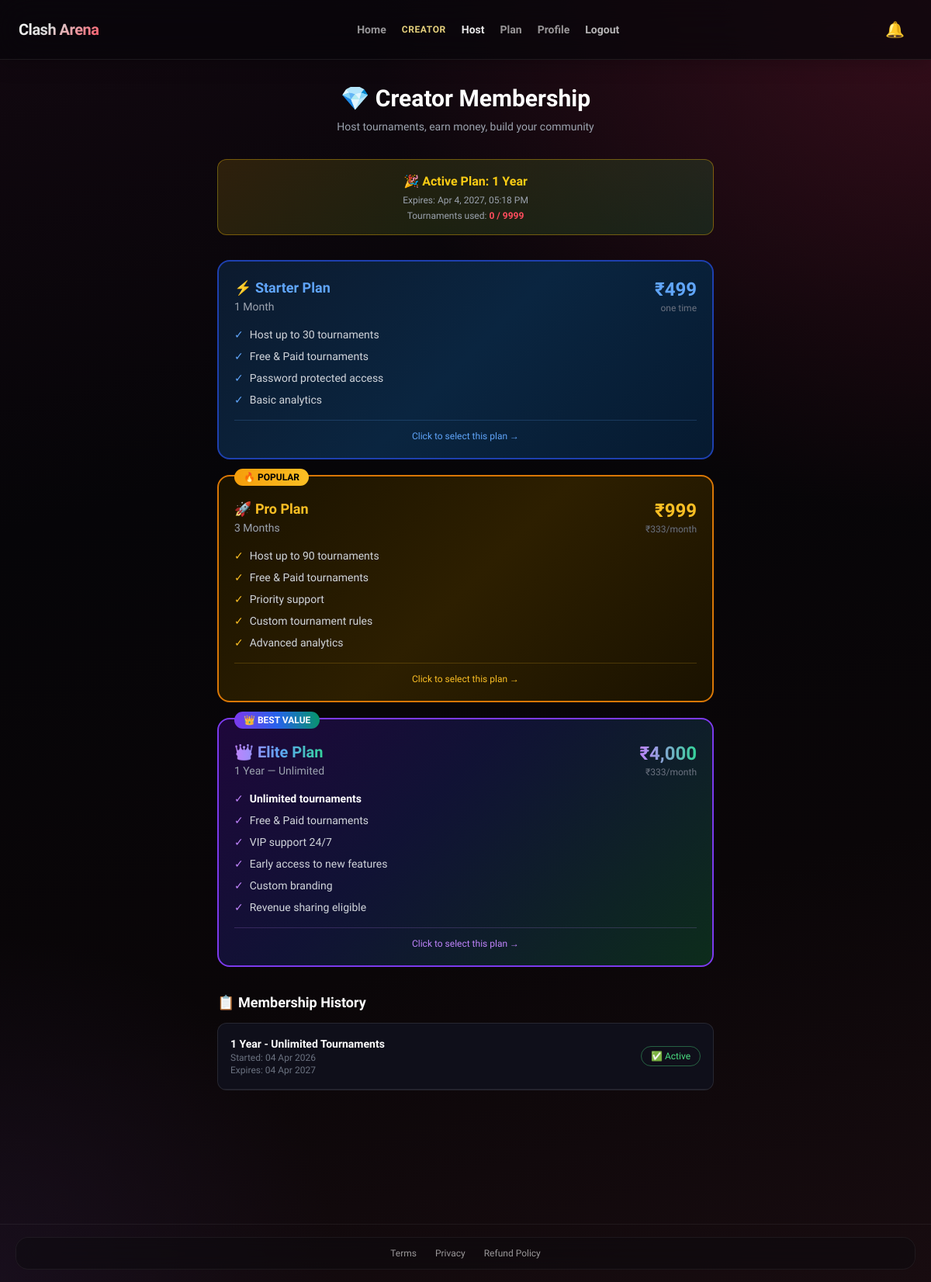
The app's page /subscription/ (signed in) with its own data.
### core/models.py (models this page shows, shortened)
class Profile(models.Model):
    PLAN_CHOICES = [
        ('none', 'No Plan'),
        ('1month', '1 Month'),
        ('3month', '3 Months'),
        ('1year', '1 Year'),
    ]
    user = models.OneToOneField(User, on_delete=models.CASCADE)
    is_creator = models.BooleanField(default=False)
    is_admin = models.BooleanField(default=False)
    upi_id = models.CharField(max_length=100, blank=True, null=True)
    reward_balance = models.DecimalField(max_digits=10, decimal_places=2, default=0.00)
    creator_plan = models.CharField(max_length=20, choices=PLAN_CHOICES, default='none')
    plan_expiry = models.DateTimeField(null=True, blank=True)
    tournaments_created_this_month = models.IntegerField(default=0)
    def plan_active(self):
        from django.utils import timezone
        if self.creator_plan == 'none':
            return False
        if self.plan_expiry and self.plan_expiry > timezone.now():
            return True
        return False
    def tournament_limit(self):
        if self.creator_plan == '1month':
            return 30
        elif self.creator_plan == '3month':
            return 90
        elif self.creator_plan == '1year':
            return 9999
        return 0

class CreatorMembership(models.Model):
    PLAN_CHOICES = [
        ('1month', '1 Month - 30 Tournaments'),
        ('3month', '3 Months - 90 Tournaments'),
        ('1year', '1 Year - Unlimited Tournaments'),
    ]
    user = models.ForeignKey(User, on_delete=models.CASCADE)
    plan = models.CharField(max_length=20, choices=PLAN_CHOICES)
    started_at = models.DateTimeField(auto_now_add=True)
    expires_at = models.DateTimeField()
    is_active = models.BooleanField(default=True)

### core/views.py (the view, shortened to what this page needs)
# urls.py: path('subscription/', subscription_view, name='subscription'),
@login_required
def subscription_view(request):
    profile = request.user.profile
    memberships = CreatorMembership.objects.filter(
        user=request.user
    ).order_by('-started_at')
    return render(request, 'subscription.html', {
        'profile': profile,
        'memberships': memberships,
    })

### core/context_processors.py (called while the page is built)
def unread_notifications(request):
    if request.user.is_authenticated:
        count = Notification.objects.filter(
            user=request.user, is_read=False
        ).count()
        return {'unread_count': count}
    return {'unread_count': 0}

### templates/subscription.html (shortened to what this page needs)
{% extends "base.html" %}
{% block content %}
<div class="max-w-2xl mx-auto px-4 py-8">
    <div class="text-center mb-8">
        <h1 class="text-3xl font-extrabold text-white mb-2">💎 Creator Membership</h1>
        <p class="text-gray-400 text-sm">Host tournaments, earn money, build your community</p>
    </div>
    {% if profile.plan_active %}
    <div class="rounded-xl p-4 mb-8 text-center border"
         style="background: linear-gradient(135deg, rgba(234,179,8,0.15), rgba(34,197,94,0.15)); border-color: rgba(234,179,8,0.4);">
        <p class="text-yellow-400 font-bold">🎉 Active Plan: {{ profile.get_creator_plan_display }}</p>
        <p class="text-gray-400 text-xs mt-1">Expires: <span class="local-time" data-utc="{{ profile.plan_expiry|date:'c' }}"></span></p>
        <p class="text-gray-400 text-xs mt-1">
            Tournaments used: <span class="text-ca-accent font-bold">{{ profile.tournaments_created_this_month }} / {{ profile.tournament_limit }}</span>
        </p>
    </div>
    {% endif %}
    <div class="grid grid-cols-1 gap-5 mb-8">
        <div onclick="selectPlan('1month', '₹499')"
             id="plan_1month"
             class="plan-card cursor-pointer rounded-2xl p-5 transition-all duration-300 border-2"
             style="background: linear-gradient(135deg, #0c1a2e 0%, #0a2540 50%, #061a30 100%); border-color: #1e40af;">
            <div class="flex justify-between items-start mb-4">
                <div>
                    <p class="font-bold text-lg" style="color: #60a5fa;">⚡ Starter Plan</p>
                    <p class="text-gray-400 text-sm">1 Month</p>
                </div>
                <div class="text-right">
                    <p class="text-2xl font-extrabold" style="color: #60a5fa;">₹499</p>
                    <p class="text-gray-500 text-xs">one time</p>
                </div>
            </div>
            <ul class="space-y-2 text-sm">
                <li class="flex items-center gap-2 text-gray-300"><span style="color: #60a5fa;">✓</span> Host up to 30 tournaments</li>
                <li class="flex items-center gap-2 text-gray-300"><span style="color: #60a5fa;">✓</span> Free & Paid tournaments</li>
                <li class="flex items-center gap-2 text-gray-300"><span style="color: #60a5fa;">✓</span> Password protected access</li>
                <li class="flex items-center gap-2 text-gray-300"><span style="color: #60a5fa;">✓</span> Basic analytics</li>
            </ul>
            <div class="mt-4 pt-3 border-t" style="border-color: rgba(96,165,250,0.2);">
                <p class="text-xs text-center" style="color: #60a5fa;">Click to select this plan →</p>
            </div>
        </div>
        <div onclick="selectPlan('3month', '₹999')"
             id="plan_3month"
             class="plan-card cursor-pointer rounded-2xl p-5 transition-all duration-300 border-2 relative"
             style="background: linear-gradient(135deg, #1a1200 0%, #2d1f00 50%, #1a1200 100%); border-color: #d97706;">
            <div class="absolute -top-3 left-5">
                <span class="text-xs font-bold px-3 py-1 rounded-full text-black"
                      style="background: linear-gradient(90deg, #f59e0b, #fbbf24);">
                    🔥 POPULAR
                </span>
            </div>
            <div class="flex justify-between items-start mb-4 mt-2">
                <div>
                    <p class="font-bold text-lg" style="color: #fbbf24;">🚀 Pro Plan</p>
                    <p class="text-gray-400 text-sm">3 Months</p>
                </div>
                <div class="text-right">
                    <p class="text-2xl font-extrabold" style="color: #fbbf24;">₹999</p>
                    <p class="text-gray-500 text-xs">₹333/month</p>
                </div>
            </div>
            <ul class="space-y-2 text-sm">
                <li class="flex items-center gap-2 text-gray-300"><span style="color: #fbbf24;">✓</span> Host up to 90 tournaments</li>
                <li class="flex items-center gap-2 text-gray-300"><span style="color: #fbbf24;">✓</span> Free & Paid tournaments</li>
                <li class="flex items-center gap-2 text-gray-300"><span style="color: #fbbf24;">✓</span> Priority support</li>
                <li class="flex items-center gap-2 text-gray-300"><span style="color: #fbbf24;">✓</span> Custom tournament rules</li>
                <li class="flex items-center gap-2 text-gray-300"><span style="color: #fbbf24;">✓</span> Advanced analytics</li>
            </ul>
            <div class="mt-4 pt-3 border-t" style="border-color: rgba(251,191,36,0.2);">
                <p class="text-xs text-center" style="color: #fbbf24;">Click to select this plan →</p>
            </div>
        </div>
        <div onclick="selectPlan('1year', '₹4000')"
             id="plan_1year"
             class="plan-card cursor-pointer rounded-2xl p-5 transition-all duration-300 border-2 relative"
             style="background: linear-gradient(135deg, #1a0533 0%, #0f0f2d 40%, #0d2818 100%); border-color: #7c3aed;">
            <div class="absolute -top-3 left-5">
                <span class="text-xs font-bold px-3 py-1 rounded-full text-white"
                      style="background: linear-gradient(90deg, #7c3aed, #2563eb, #059669);">
                    👑 BEST VALUE
                </span>
            </div>
            <div class="absolute inset-0 rounded-2xl opacity-30 pointer-events-none"
                 style="background: linear-gradient(135deg, #7c3aed22, #2563eb22, #05966922);"></div>
            <div class="relative">
                <div class="flex justify-between items-start mb-4 mt-2">
                    <div>
                        <p class="font-extrabold text-xl"
                           style="background: linear-gradient(90deg, #c084fc, #60a5fa, #34d399); -webkit-background-clip: text; background-clip: text; -webkit-text-fill-color: transparent;">
                            👑 Elite Plan
                        </p>
                        <p class="text-gray-400 text-sm">1 Year — Unlimited</p>
                    </div>
                    <div class="text-right">
                        <p class="text-2xl font-extrabold"
                           style="background: linear-gradient(90deg, #c084fc, #34d399); -webkit-background-clip: text; background-clip: text; -webkit-text-fill-color: transparent;">
                            ₹4,000
                        </p>
                        <p class="text-gray-500 text-xs">₹333/month</p>
                    </div>
                </div>
                <ul class="space-y-2 text-sm">
                    <li class="flex items-center gap-2"><span style="color: #c084fc;">✓</span> <span class="text-white font-semibold">Unlimited tournaments</span></li>
                    <li class="flex items-center gap-2 text-gray-300"><span style="color: #c084fc;">✓</span> Free & Paid tournaments</li>
                    <li class="flex items-center gap-2 text-gray-300"><span style="color: #c084fc;">✓</span> VIP support 24/7</li>
                    <li class="flex items-center gap-2 text-gray-300"><span style="color: #c084fc;">✓</span> Early access to new features</li>
                    <li class="flex items-center gap-2 text-gray-300"><span style="color: #c084fc;">✓</span> Custom branding</li>
                    <li class="flex items-center gap-2 text-gray-300"><span style="color: #c084fc;">✓</span> Revenue sharing eligible</li>
                </ul>
                <div class="mt-4 pt-3 border-t" style="border-color: rgba(192,132,252,0.2);">
                    <p class="text-xs text-center" style="color: #c084fc;">Click to select this plan →</p>
                </div>
            </div>
        </div>
    </div>
    {% if memberships %}
    <h2 class="text-lg font-bold text-white mb-3">📋 Membership History</h2>
    <div class="rounded-xl border overflow-hidden mb-8"
         style="background: #0f0f1a; border-color: rgba(255,255,255,0.1);">
        {% for m in memberships %}
        <div class="flex items-center justify-between p-4 border-b"
             style="border-color: rgba(255,255,255,0.07);">
            <div>
                <p class="font-bold text-white text-sm">{{ m.get_plan_display }}</p>
                <p class="text-gray-500 text-xs">Started: {{ m.started_at|date:"d M Y" }}</p>
                <p class="text-gray-500 text-xs">Expires: {{ m.expires_at|date:"d M Y" }}</p>
            </div>
            {% if m.is_active %}
                <span class="text-green-400 text-xs border border-green-400/40 px-3 py-1 rounded-full">✅ Active</span>
            {% else %}
                <span class="text-red-400 text-xs border border-red-400/40 px-3 py-1 rounded-full">❌ Expired</span>
            {% endif %}
        </div>
        {% endfor %}
    </div>
    {% endif %}
</div>
{% endblock %}

### templates/base.html (style rules this page uses)
:root { --ca-accent: #ff4d5e; --ca-accent-hover: #ff6b7a; --ca-glass: rgba(14, 11, 16, 0.62); --ca-glass-border: rgba(255, 255, 255, 0.08); --ca-text-muted: rgba(255, 255, 255, 0.58); }
html { height: 100%; -webkit-tap-highlight-color: transparent; }
html, body { overflow-x: hidden; max-width: 100vw; }
body { min-height: 100%; height: 100%; font-family: 'Plus Jakarta Sans', system-ui, sans-serif; color: #f4f4f5; background-color: var(--ca-deep, #060508); background-image: radial-gradient(ellipse 120% 80% at 100% 0%, rgba(90, 20, 40, 0.55) 0%, transparent 50%), radial-gradient(ellipse 80% 60% at 0% 100%, rgba(25, 15, 30, 0.9) 0%, transparent 45%), linear-gradient(165deg, #120810 0%, #060508 35%, #0a0608 70%, #180c10 100%); background-attachment: fixed; }

### records on screen
Profile: creator_plan "1 Year", tournaments_created_this_month "0", tournament_limit "9999"
CreatorMembership: plan "1 Year - Unlimited Tournaments", started_at "04 Apr 2026", expires_at "04 Apr 2027", is_active "✅ Active"
